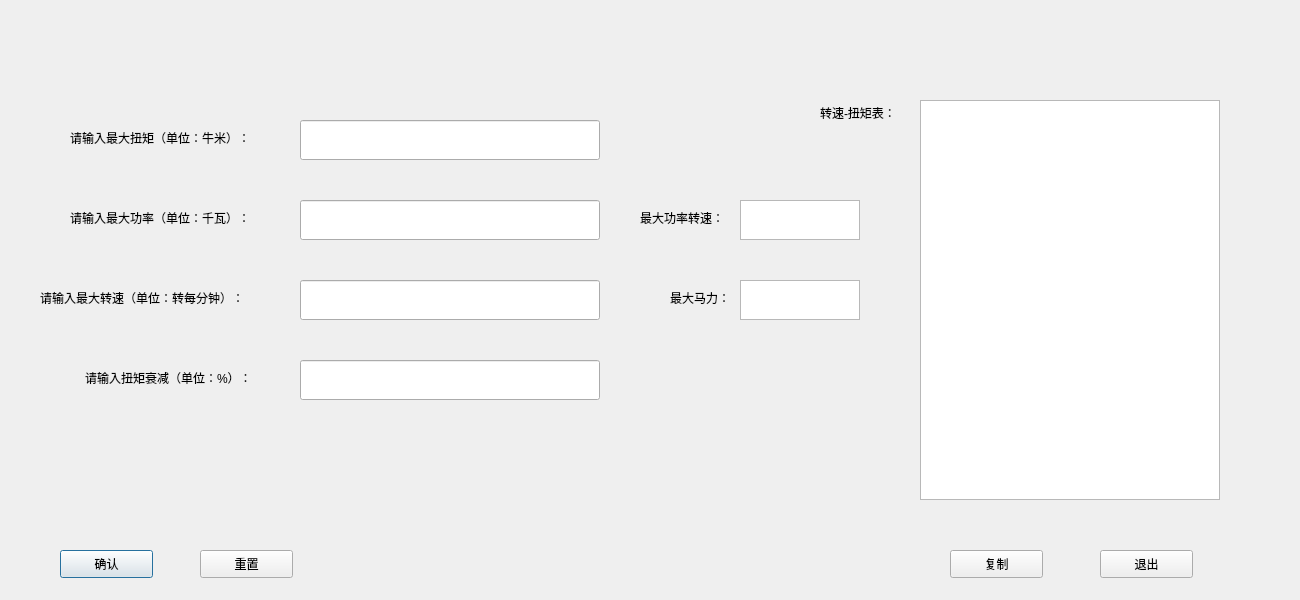
<?xml version="1.0" encoding="UTF-8"?>
<ui version="4.0">
 <class>Dialog</class>
 <widget class="QDialog" name="Dialog">
  <property name="geometry">
   <rect>
    <x>0</x>
    <y>0</y>
    <width>1300</width>
    <height>600</height>
   </rect>
  </property>
  <property name="windowTitle">
   <string>转速-扭矩表</string>
  </property>
  <widget class="QPushButton" name="pushButton">
   <property name="geometry">
    <rect>
     <x>60</x>
     <y>550</y>
     <width>93</width>
     <height>28</height>
    </rect>
   </property>
   <property name="text">
    <string>确认</string>
   </property>
  </widget>
  <widget class="QPushButton" name="pushButton_2">
   <property name="geometry">
    <rect>
     <x>200</x>
     <y>550</y>
     <width>93</width>
     <height>28</height>
    </rect>
   </property>
   <property name="text">
    <string>重置</string>
   </property>
  </widget>
  <widget class="QPushButton" name="pushButton_3">
   <property name="geometry">
    <rect>
     <x>1100</x>
     <y>550</y>
     <width>93</width>
     <height>28</height>
    </rect>
   </property>
   <property name="text">
    <string>退出</string>
   </property>
  </widget>
  <widget class="QLineEdit" name="lineEdit">
   <property name="geometry">
    <rect>
     <x>300</x>
     <y>120</y>
     <width>300</width>
     <height>40</height>
    </rect>
   </property>
  </widget>
  <widget class="QLineEdit" name="lineEdit_2">
   <property name="geometry">
    <rect>
     <x>300</x>
     <y>200</y>
     <width>300</width>
     <height>40</height>
    </rect>
   </property>
  </widget>
  <widget class="QLineEdit" name="lineEdit_3">
   <property name="geometry">
    <rect>
     <x>300</x>
     <y>280</y>
     <width>300</width>
     <height>40</height>
    </rect>
   </property>
  </widget>
  <widget class="QLabel" name="label">
   <property name="geometry">
    <rect>
     <x>70</x>
     <y>125</y>
     <width>225</width>
     <height>25</height>
    </rect>
   </property>
   <property name="text">
    <string>请输入最大扭矩（单位：牛米）：</string>
   </property>
  </widget>
  <widget class="QLabel" name="label_2">
   <property name="geometry">
    <rect>
     <x>70</x>
     <y>205</y>
     <width>225</width>
     <height>25</height>
    </rect>
   </property>
   <property name="text">
    <string>请输入最大功率（单位：千瓦）：</string>
   </property>
  </widget>
  <widget class="QLabel" name="label_3">
   <property name="geometry">
    <rect>
     <x>40</x>
     <y>285</y>
     <width>250</width>
     <height>25</height>
    </rect>
   </property>
   <property name="text">
    <string>请输入最大转速（单位：转每分钟）：</string>
   </property>
  </widget>
  <widget class="QLineEdit" name="lineEdit_4">
   <property name="geometry">
    <rect>
     <x>300</x>
     <y>360</y>
     <width>300</width>
     <height>40</height>
    </rect>
   </property>
  </widget>
  <widget class="QLabel" name="label_4">
   <property name="geometry">
    <rect>
     <x>85</x>
     <y>365</y>
     <width>225</width>
     <height>25</height>
    </rect>
   </property>
   <property name="text">
    <string>请输入扭矩衰减（单位：%）：</string>
   </property>
  </widget>
  <widget class="QPushButton" name="pushButton_4">
   <property name="geometry">
    <rect>
     <x>950</x>
     <y>550</y>
     <width>93</width>
     <height>28</height>
    </rect>
   </property>
   <property name="text">
    <string>复制</string>
   </property>
  </widget>
  <widget class="QLabel" name="label_5">
   <property name="geometry">
    <rect>
     <x>820</x>
     <y>100</y>
     <width>95</width>
     <height>25</height>
    </rect>
   </property>
   <property name="text">
    <string>转速-扭矩表：</string>
   </property>
  </widget>
  <widget class="QLabel" name="label_6">
   <property name="geometry">
    <rect>
     <x>640</x>
     <y>205</y>
     <width>95</width>
     <height>25</height>
    </rect>
   </property>
   <property name="text">
    <string>最大功率转速：</string>
   </property>
  </widget>
  <widget class="QLabel" name="label_7">
   <property name="geometry">
    <rect>
     <x>670</x>
     <y>285</y>
     <width>95</width>
     <height>25</height>
    </rect>
   </property>
   <property name="text">
    <string>最大马力：</string>
   </property>
  </widget>
  <widget class="QTextBrowser" name="textBrowser">
   <property name="geometry">
    <rect>
     <x>920</x>
     <y>100</y>
     <width>300</width>
     <height>400</height>
    </rect>
   </property>
  </widget>
  <widget class="QTextBrowser" name="textBrowser_2">
   <property name="geometry">
    <rect>
     <x>740</x>
     <y>200</y>
     <width>120</width>
     <height>40</height>
    </rect>
   </property>
  </widget>
  <widget class="QTextBrowser" name="textBrowser_3">
   <property name="geometry">
    <rect>
     <x>740</x>
     <y>280</y>
     <width>120</width>
     <height>40</height>
    </rect>
   </property>
  </widget>
 </widget>
 <resources/>
 <connections/>
</ui>
